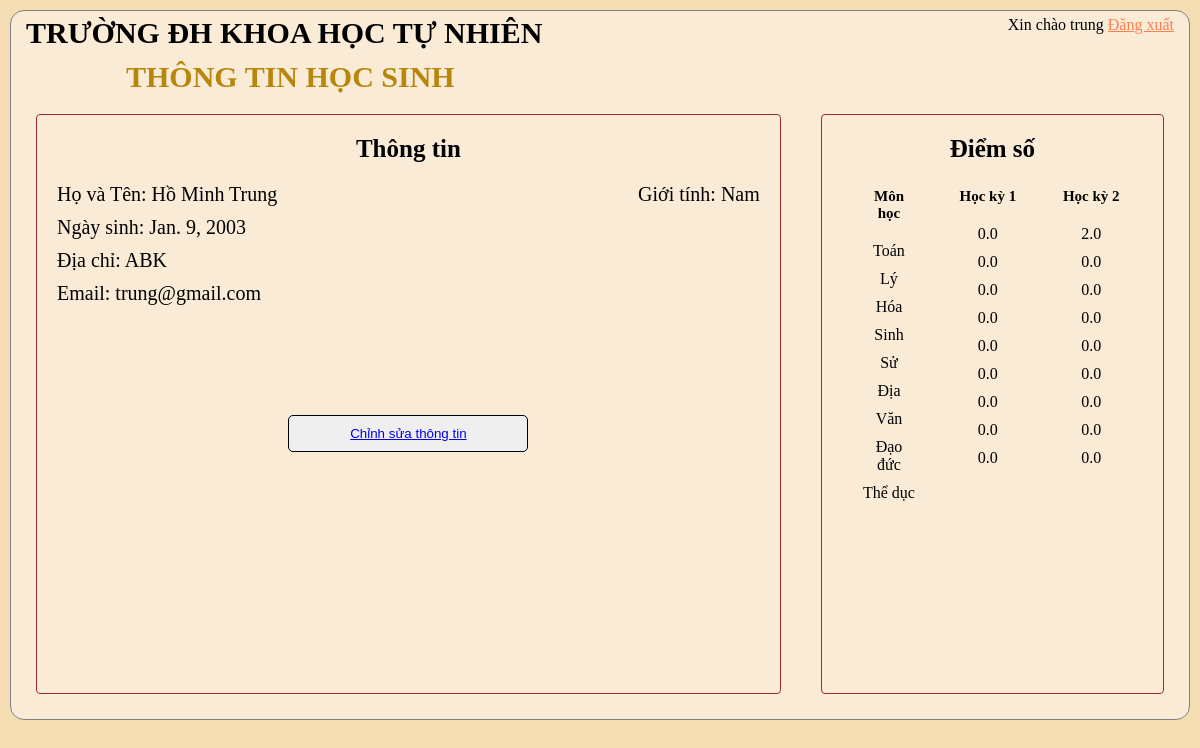
/studentProfile/ (signed in), run on the app's committed database.
### Student/models.py (models this page shows, shortened)
class Student(models.Model):
	user = models.OneToOneField(User, null=True, blank=True, on_delete=models.CASCADE,related_name='Student')
	name = models.CharField(max_length = 200, null = True)
	GIOITINH = (
		('Nam','Nam'),
		('Nữ','Nữ'),
		)
	sex = models.CharField(max_length = 200, null = True, choices = GIOITINH)
	birthday = models.DateField(null = True)
	email = models.CharField(max_length = 200, null = True)
	house_location = models.CharField(max_length = 200, null = True)
	classes = models.ForeignKey(Classes, null = True, on_delete = models.CASCADE)

class Score(models.Model):
	SEMESTER = (
		('học kỳ 1','học kỳ 1'),('học kỳ 2','học kỳ 2')
		)
	semester = models.CharField(max_length = 200, null = True, choices = SEMESTER)
	students = models.ForeignKey(Student, null = True, on_delete = models.CASCADE)
	Toan = models.FloatField(default=0)
	Ly =  models.FloatField(default=0)
	Hoa =  models.FloatField(default=0)
	Sinh =  models.FloatField(default=0)
	Su = models.FloatField(default=0)
	Dia = models.FloatField(default=0)
	Van = models.FloatField(default=0)
	Daoduc = models.FloatField(default=0)
	TheDuc = models.FloatField(default=0)
	class Meta:
		unique_together = ('semester', 'students')

### Student/decorators.py (the view)
		def wrapper_func(request, *args, **kwargs):
			group = None
			if request.user.groups.exists():
				group = request.user.groups.all()[0].name
			if group in allowed_roles:
				return view_func(request, *args, **kwargs)
			else:
				return HttpResponse('You are not authorized to view this page')

### Student/views.py (called while the page is built)
@login_required(login_url='login')
@allowed_users(allowed_roles=['Student'])
def studentProfile(request):
	scores = request.user.Student.score_set.all()
	for i in scores:
		if i.semester == 'học kỳ 1':
			hk1 = i
		else:
			hk2 = i
	print(hk1.Toan)
	context = {'hk1':hk1,'hk2':hk2}
	return render(request,"Student/studentProfile.html",context)

### Student/templates/Student/studentProfile.html (shortened to what this page needs)
{% load static %}
<!DOCTYPE html>
<html lang="en">
<head>
    <link rel="stylesheet" type="text/css" href="{% static '/css/main.css' %}">
</head>
<body>
    <div class="main-container">
        <div class="navigation-top">
            <div id="KHTN">
                <h1>TRƯỜNG ĐH KHOA HỌC TỰ NHIÊN</h1>
            </div>
            <div class="choice">
                <p>Xin chào {{request.user}} <a href="{% url 'logout' %}">Đăng xuất</a></p>
            </div>
        </div>
        <h2>THÔNG TIN HỌC SINH</h2>
            <div class="content">
                <div class="info">
                    <h3>Thông tin</h3>
                    <div class="name-gender">
                        <p>Họ và Tên: {{request.user.Student.name}}</p>
                        <p>Giới tính: {{request.user.Student.sex}}</p>
                    </div>
                    <p>Ngày sinh: {{request.user.Student.birthday}}</p>
                    <p>Địa chỉ: {{request.user.Student.house_location}}</p>
                    <p>Email: {{request.user.Student.email}}</p>
                    <button type="submit" class="btn-tiep-nhan"><a href="{% url 'studentSetting' %}">Chỉnh sửa thông tin</a></button>
                </div>
                <div class="score">
                    <h3>Điểm số</h3>
                    <div class="content">
                        <div class="mon-hoc">
                            <h4>Môn học</h4>
                            <ul>
                                <li>Toán</li>
                                <li>Lý</li>
                                <li>Hóa</li>
                                <li>Sinh</li>
                                <li>Sử</li>
                                <li>Địa</li>
                                <li>Văn</li>
                                <li>Đạo đức</li>
                                <li>Thể dục</li>
                            </ul>
                        </div>
                        <div class="hk1">
                            <h4>Học kỳ 1</h4>
                            <ul>
                                <li>{{hk1.Toan}}</li>
                                <li>{{hk1.Ly}}</li>
                                <li>{{hk1.Hoa}}</li>
                                <li>{{hk1.Sinh}}</li>
                                <li>{{hk1.Su}}</li>
                                <li>{{hk1.Dia}}</li>
                                <li>{{hk1.Van}}</li>
                                <li>{{hk1.Daoduc}}</li>
                                <li>{{hk1.TheDuc}}</li>
                            </ul>
                        </div>
                        <div class="hk2">
                            <h4>Học kỳ 2</h4>
                            <ul>
                                <li>{{hk2.Toan}}</li>
                                <li>{{hk2.Ly}}</li>
                                <li>{{hk2.Hoa}}</li>
                                <li>{{hk2.Sinh}}</li>
                                <li>{{hk2.Su}}</li>
                                <li>{{hk2.Dia}}</li>
                                <li>{{hk2.Van}}</li>
                                <li>{{hk2.Daoduc}}</li>
                                <li>{{hk2.TheDuc}}</li>
                            </ul>
                        </div>
                    </div>
                </div>
            </div>
    </div>
</body>

### static/css/main.css (style rules this page uses)
* { padding: 0; margin: 0; box-sizing: border-box; }
body { background-color: wheat; }
.main-container { border: 1px solid gray; padding: 5px; margin: 10px; border-radius: 14px; background-color: antiquewhite; height: 100%; }
.navigation-top { display: flex; justify-content: space-between; }
#KHTN h1 { font-size: 30px; margin-left: 10px; }
.choice { display: inline-block; }
.choice p { display: inline; padding: 10px; }
.choice a { color: coral; }
h2 { color: darkgoldenrod; padding-inline-start: 10px; margin-top: 10px; font-size: 30px; margin-left: 100px; }
.content { display: flex; justify-content: space-evenly; height: 100%; }
.info { flex: 0.7; border: 1px solid brown; border-radius: 4px; height: 580px; padding: 20px; margin: 20px; }
.score { flex: 0.3; border: 1px solid brown; border-radius: 4px; height: 580px; padding: 20px; margin: 20px; }
.mon-hoc { flex: 0.3; height: 580px; margin: 20px; }
.hk1, .hk2 { flex: 0.35; height: 580px; margin: 20px; }
.name-gender { display: flex; justify-content: space-between; font-size: 20px; }
h3 { text-align: center; padding-bottom: 20px; font-size: 25px; }
.score h3 { padding-bottom: 5px; }
h4 { text-align: center; padding-bottom: 20px; font-size: 15px; }
.information-student p, .info p { padding-bottom: 10px; font-size: 20px; }
.btn-tiep-nhan { border: 1px solid black; border-radius: 5px; width: 240px; padding: 10px; text-align: center; margin: auto; justify-content: center; display: flex; margin-top: 100px; }
.mon-hoc li, .hk1 li, .hk2 li, .hk-tb li { text-align: center; list-style-type: none; padding-bottom: 10px; }

### data on the page
Score: Toan "0.0", Ly "0.0", Hoa "0.0", Sinh "0.0", Su "0.0", Dia "0.0", Van "0.0", Daoduc "0.0", TheDuc "0.0"
Score: Toan "2.0", Ly "0.0", Hoa "0.0", Sinh "0.0", Su "0.0", Dia "0.0", Van "0.0", Daoduc "0.0", TheDuc "0.0"

### other printed values
{{ request.user }} "trung"
{{ request.user.Student.name }} "Hồ Minh Trung"
{{ request.user.Student.sex }} "Nam"
{{ request.user.Student.birthday }} "Jan. 9, 2003"
{{ request.user.Student.house_location }} "ABK"
{{ request.user.Student.email }} "trung@gmail.com"
